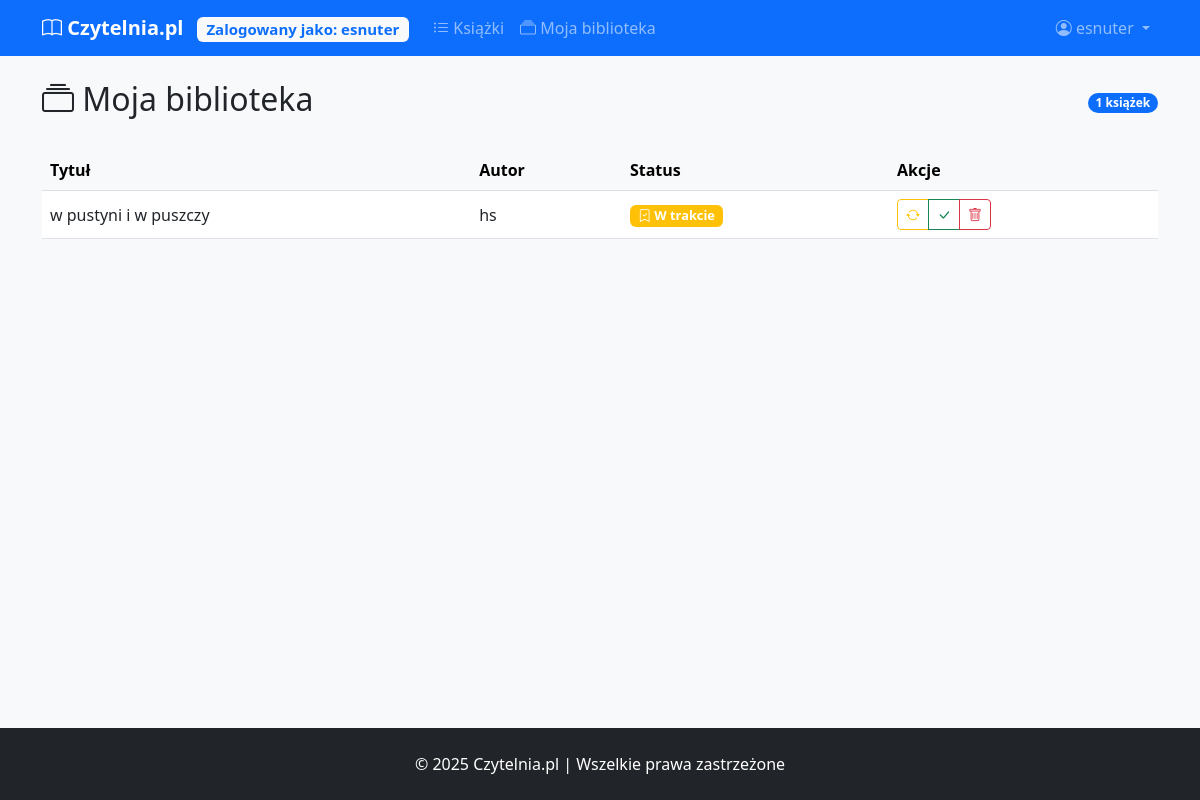
/my_library (signed in), run on an earlier commit of the app's database.
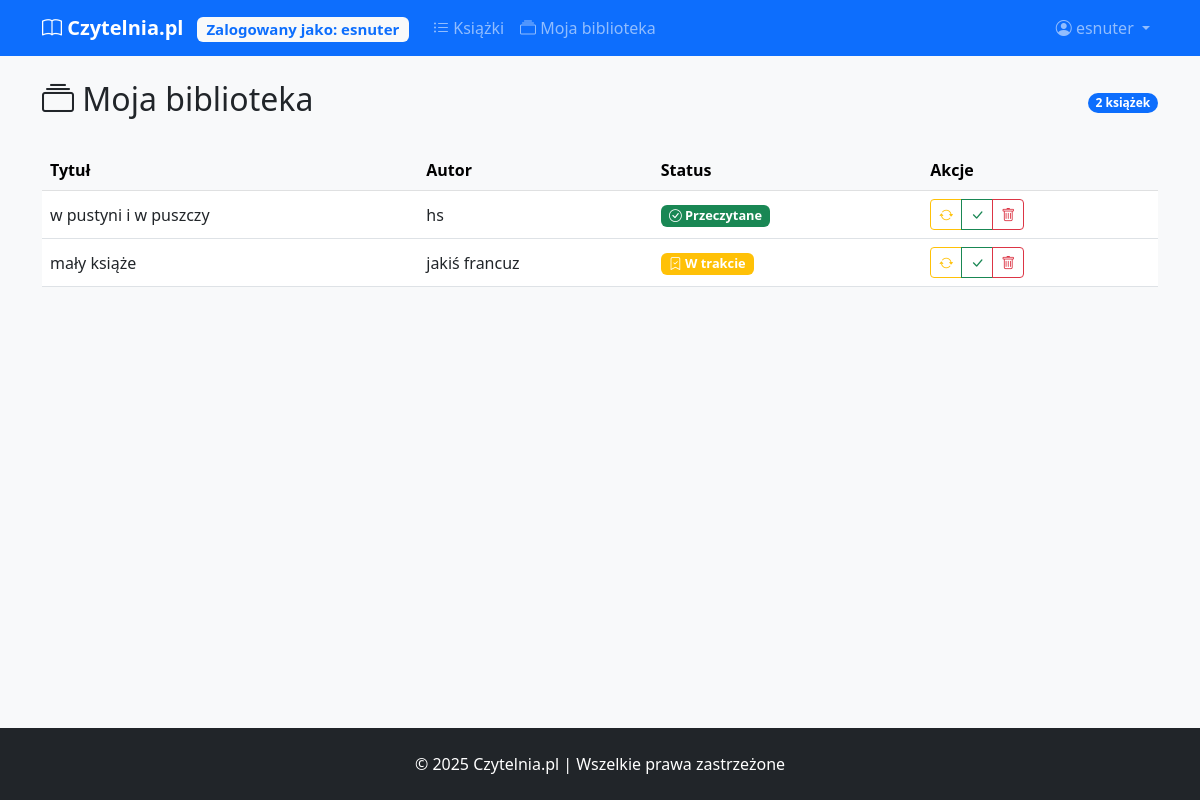
And on a later commit of the database.
### models.py (models this page shows)
class User(UserMixin, db.Model):
    __tablename__ = 'users'
    id = db.Column(db.Integer, primary_key=True)
    username = db.Column(db.String(50), unique=True, nullable=False)
    password = db.Column(db.String(100), nullable=False)
    is_moderator = db.Column(db.Boolean, default=False)
    library_books = db.relationship(
        'UserLibrary',
        backref='library_user',
        lazy=True,
        cascade='all, delete-orphan'
    )
    reviews = db.relationship('Review', backref='review_user', lazy=True)

class UserLibrary(db.Model):
    id = db.Column(db.Integer, primary_key=True)
    status = db.Column(db.String(20), default='reading')  # 'reading'/'finished'
    user_id = db.Column(db.Integer, db.ForeignKey('users.id'))
    book_id = db.Column(db.Integer, db.ForeignKey('books.id'))

class Book(db.Model):
    __tablename__ = 'books'
    id = db.Column(db.Integer, primary_key=True)
    title = db.Column(db.String(100), nullable=False)
    author = db.Column(db.String(50), nullable=False)
    description = db.Column(db.Text)
    library_entries = db.relationship(
        'UserLibrary',
        backref='library_book',
        lazy=True,
        cascade='all, delete-orphan'
    )
    book_reviews = db.relationship('Review', backref='review_book', lazy=True)

### app.py (the view)
@app.route('/my_library')
@login_required
def my_library():
    user_books = current_user.library_books
    return render_template('my_library.html', user_books=user_books)

### app.py (called while the page is built)
@login_manager.user_loader
def load_user(user_id):
    return User.query.get(int(user_id))

### templates/my_library.html (shortened to what this page needs)
{% extends "base.html" %}
{% block content %}
<div class="d-flex justify-content-between align-items-center mb-4">
    <h2><i class="bi bi-collection"></i> Moja biblioteka</h2>
    <span class="badge bg-primary rounded-pill">{{ user_books|length }} książek</span>
</div>
{% if user_books %}
<div class="table-responsive">
    <table class="table table-hover align-middle">
        <thead class="table-light">
            <tr>
                <th>Tytuł</th>
                <th>Autor</th>
                <th>Status</th>
                <th>Akcje</th>
            </tr>
        </thead>
        <tbody>
            {% for entry in user_books %}
            <tr>
                <td>{{ entry.library_book.title }}</td>
                <td>{{ entry.library_book.author }}</td>
                <td>
                    {% if entry.status == 'reading' %}
                    <span class="badge bg-warning status-badge">
                        <i class="bi bi-bookmark-check"></i> W trakcie
                    </span>
                    {% else %}
                    <span class="badge bg-success status-badge">
                        <i class="bi bi-check-circle"></i> Przeczytane
                    </span>
                    {% endif %}
                </td>
                <td>
                    <div class="btn-group btn-group-sm">
                        <a href="{{ url_for('update_status', entry_id=entry.id, status='reading') }}"
                           class="btn btn-outline-warning" title="Oznacz jako czytane">
                            <i class="bi bi-arrow-repeat"></i>
                        </a>
                        <a href="{{ url_for('update_status', entry_id=entry.id, status='finished') }}"
                           class="btn btn-outline-success" title="Oznacz jako przeczytane">
                            <i class="bi bi-check-lg"></i>
                        </a>
                        <a href="#" class="btn btn-outline-danger" title="Usuń z biblioteki">
                            <i class="bi bi-trash"></i>
                        </a>
                    </div>
                </td>
            </tr>
            {% endfor %}
        </tbody>
    </table>
</div>
{% else %}
<div class="alert alert-info">
    Twoja biblioteka jest pusta. Przejdź do <a href="{{ url_for('book_list') }}">listy książek</a>, aby dodać pozycje.
</div>
{% endif %}
{% endblock %}

### templates/base.html (shortened to what this page needs)
<!DOCTYPE html>
<html lang="pl">
<head>
    <link href="https://cdn.jsdelivr.net/npm/bootstrap@5.3.0/dist/css/bootstrap.min.css" rel="stylesheet">
    <link rel="stylesheet" href="https://cdn.jsdelivr.net/npm/bootstrap-icons@1.10.0/font/bootstrap-icons.css">
</head>
<body class="d-flex flex-column min-vh-100 bg-light">
    <nav class="navbar navbar-expand-lg navbar-dark bg-primary mb-4">
        <div class="container">
            <a class="navbar-brand" href="{{ url_for('home') }}">
                <i class="bi bi-book"></i> Czytelnia.pl
                {% if current_user.is_authenticated %}
                <span class="badge bg-light text-primary ms-2">Zalogowany jako: {{ current_user.username }}</span>
                {% endif %}
            </a>
            <div class="collapse navbar-collapse" id="navbarNav">
                <ul class="navbar-nav me-auto">
                    <li class="nav-item">
                        <a class="nav-link" href="{{ url_for('book_list') }}">
                            <i class="bi bi-list-ul"></i> Książki
                        </a>
                    </li>
                    {% if current_user.is_authenticated %}
                    <li class="nav-item">
                        <a class="nav-link" href="{{ url_for('my_library') }}">
                            <i class="bi bi-collection"></i> Moja biblioteka
                        </a>
                    </li>
                    {% endif %}
                </ul>
                <ul class="navbar-nav">
                  {% if current_user.is_authenticated %}
                  <li class="nav-item dropdown">
                      <a class="nav-link dropdown-toggle" href="#" id="navbarDropdown" role="button" data-bs-toggle="dropdown">
                          <i class="bi bi-person-circle"></i> {{ current_user.username }}
                      </a>
                  </li>
                  {% endif %}
              </ul>
            </div>
        </div>
    </nav>
    <main class="container mb-5">
        {% block content %}{% endblock %}
    </main>
    <footer class="bg-dark text-white py-4 mt-auto">
        <div class="container text-center">
            <p class="mb-0">&copy; 2025 Czytelnia.pl | Wszelkie prawa zastrzeżone</p>
        </div>
    </footer>
</body>
</html>

### templates/base.html (style rules this page uses)
.navbar-brand { font-weight: 700; }
.status-badge { font-size: 0.8rem; }

What changed in the data, as far as the page shows it:
changed UserLibrary "w pustyni i w puszczy": status "W trakcie" → "Przeczytane"
added UserLibrary: library_book "mały książe", library_book.author "jakiś francuz", status "reading" (drawn)
Also different on the page:
{{ user_books|length }}: "1" → "2"
